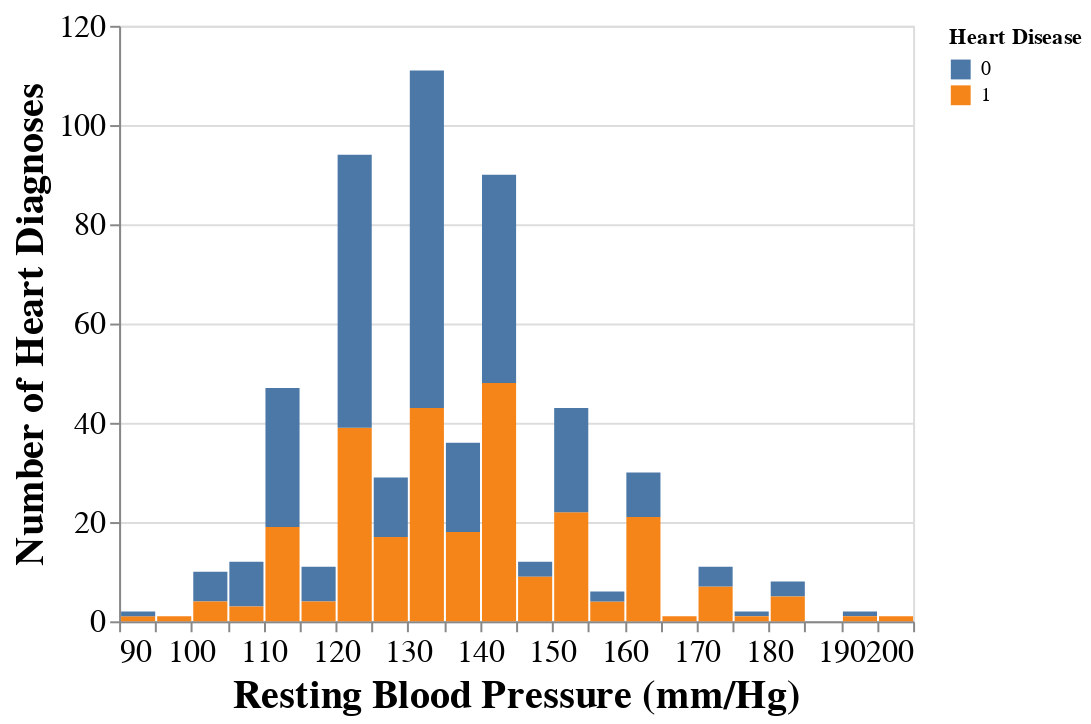

Notebook code cell kept with this figure:
### Code cell
restbp_plot

### Figure 1 — Vega-Lite specification as saved in the notebook (floating-point values rounded to 4 significant figures; data arrays with more than 128 entries replaced by an {"elided": "..."} marker saying what was removed)
{"$schema": "https://vega.github.io/schema/vega-lite/v4.17.0.json", "config": {"axis": {"labelFontSize": 16, "titleFontSize": 20}, "view": {"continuousHeight": 300, "continuousWidth": 400}}, "data": {"name": "data-965f26aaa0a06bf333f272b0ffb5f3a8"}, "datasets": {"data-965f26aaa0a06bf333f272b0ffb5f3a8": {"elided": "559 records"}}, "encoding": {"fill": {"field": "HeartDisease", "title": "Heart Disease", "type": "nominal"}, "x": {"bin": {"maxbins": 30}, "field": "RestingBP", "scale": {"zero": false}, "title": "Resting Blood Pressure (mm/Hg)", "type": "quantitative"}, "y": {"aggregate": "count", "field": "HeartDisease", "title": "Number of Heart Diagnoses", "type": "quantitative"}}, "mark": "bar"}
